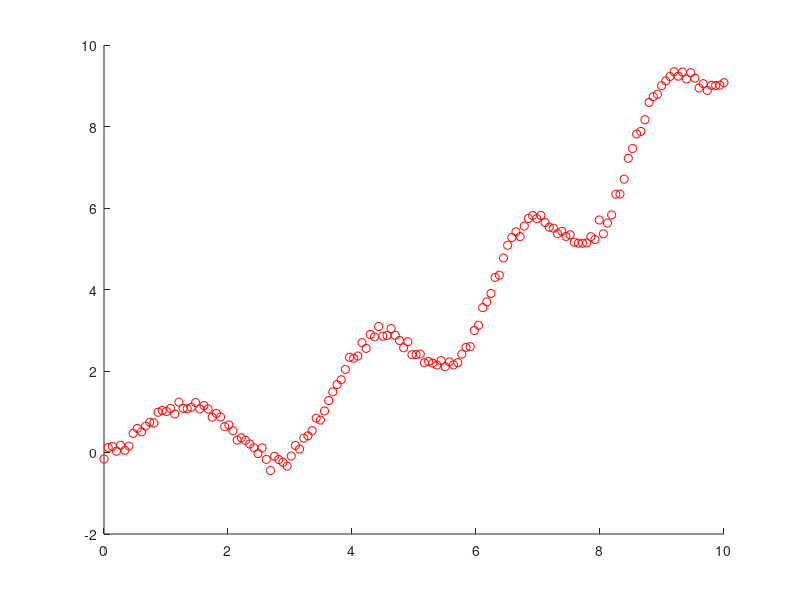

Write MATLAB code to recreate this figure. (Note: this script raises an error after producing the figure.)
% Aproksymacja i ekstrapolacja danych za pomocą szeregu Fouriera

% Dane przykładowe są generowane z użyciem generatora liczb losowych
% do wytworzenia szumu symulującego niedokładności pomiarowe.

gen = @(x) sin(1.17 * x.^1.3) + 0.1*x.^2 + 0.1 * randn(size(x));

in_low = 0;     % dolny zakres danych wejściowych
in_high = 10;   % górny zakres danych wejściowych
in_N = 150;      % liczba danych wejściowych

out_low = -2;    % dolny zakres danych wyjściowych
out_high = 12; % górny zakres danych wyjściowych
out_N = 1000;   % liczba danych wyjściowych


x = linspace(in_low, in_high, in_N);  % wektor x równomiernie wypełniony
y = gen(x);                           % wektor y przeliczony z wektora x


figure(1);
clf;
hold all;
plot(x,y, 'or');

xi = linspace(out_low, out_high, out_N);

for m = 5:20
    yi = fsapp(x, y, xi, m, 2);
    plot(xi, yi, 'c-');
end

yi = fsapp(x, y, xi, 10, 2);
plot(xi, yi, '-b');

x_value = 2.7;
[y_value, p, a, b] = fsapp(x, y, x_value, 3, 2)
plot(x_value, y_value, '*g');


grid on;
grid minor;
xlabel 'x';
ylabel 'y';
title 'aproksymacja szeregiem fouriera';
